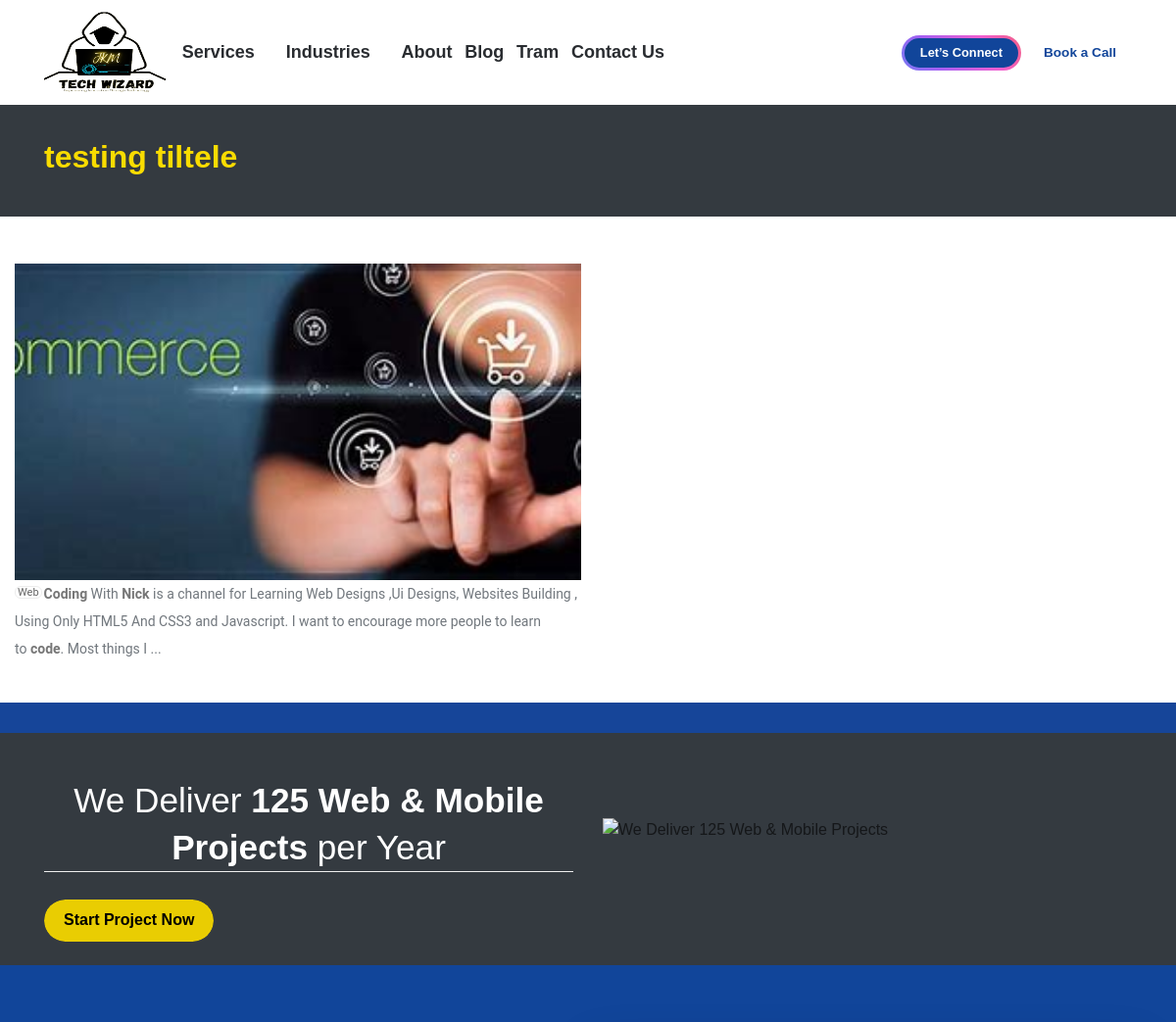
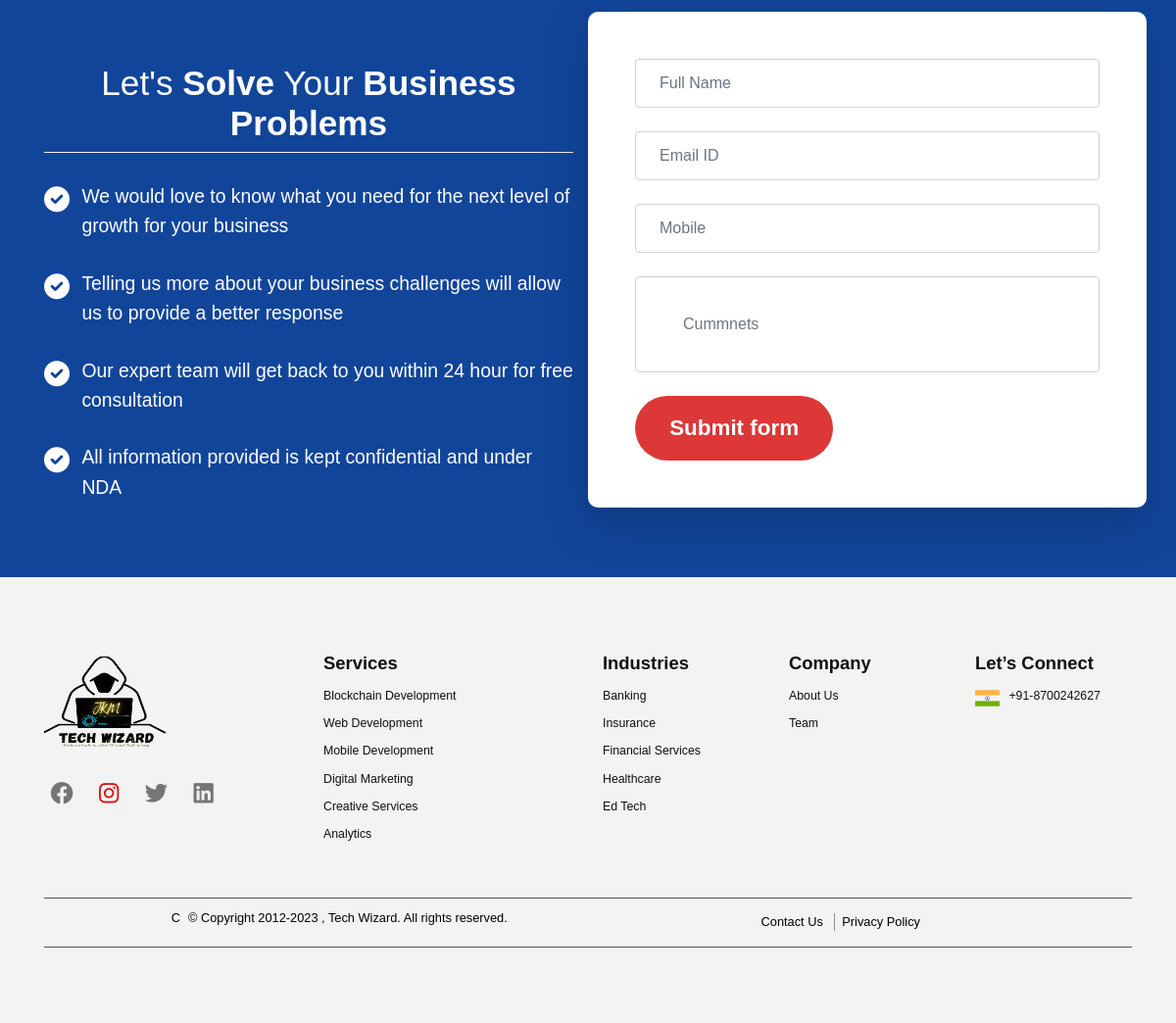
Screenshot of /blogs/testing-tiltele with the database file from the repository (2 pictures, top to bottom).
### intapp/models.py (models this page shows)
class Blog(models.Model):
    blog_image=models.ImageField(upload_to="letestblog/", max_length=500)
    blog_title=models.CharField(max_length=250)
    blog_alt_name=models.CharField(max_length=500)
    blog_meta_discreption=models.CharField(max_length=500,null=True)
    blog_meta_keyword=models.CharField(max_length=500,null=True)
    blog_content=FroalaField(null=True)
    slug=AutoSlugField(populate_from='blog_title', unique=True, max_length=1000)
    date=models.DateTimeField(auto_now=True)
    def __str__(self):
        return self.blog_title

### intapp/views.py (the view, shortened to what this page needs)
# urls.py: path('blogs/<slug>',blogs,name="blogs"),
def blogs(request,slug):
    mesej=""
    blogsfl=Blog.objects.filter(slug=slug).first()
    print(blogsfl)
    return render(request,"blogs.html",{"blog_obj":blogsfl,"mesej":mesej})

### templates/blogs.html (shortened to what this page needs)
{% extends 'insorance_base.html' %}
{% block insorance_service_body %}
<section id="hero-inner">
    <div class="hero-inner-wrapper">
        <div class="hero-inner-container bg-dark">
            <div class="container">
                <div class="row">
                    <div class="col-md-12">
                        <h2>{{blog_obj.blog_title}}</h2>
                    </div>
                </div>
            </div>
        </div>
    </div>
</section>
<div class="col-md-8 my-5">
    <article class="blog-post">
            <img src="/{{blog_obj.blog_image}}" class="img-fluid w-75" alt="{{blog_obj.blog_alt_name}}"><br>
        <div class="w-75">
            <p class="container-fluid justify-content-center w-75">{{blog_obj.blog_content|safe}}</p><br>
        </div>
    </article>
</div>
{% endblock insorance_service_body %}

### templates/insorance_base.html (shortened to what this page needs)
<!doctype html>
<html lang="en">
<head>
    {% include "headerlinks.html" %}
</head>
<body class="home page-template page-template-front-page page-template-front-page-php page page-id-18565">
    <header id="header" class="fixed-top header-innr">
        <div class="container d-flex align-items-center">
            <div class="logo">
                <a href="/" class="logo-brand"
                    title="Indus Net Technology - Award Winning Full Stack Digital Service Company">
                    <figure>
                        <img src="/static/01bf24e0-b207-4864-9ca0-cd6aba42591a-removebg-preview.png"
                            alt="Logo" id="logommg">
                    </figure>
                </a>
            </div>
            <div id="fn_nev">
                {% include 'nev.html' %}
            </div>
            <a onclick="fm()" class="lets-connect-btn btn btn-primary btn-innr ml-auto scrollto"
                title="Let’s Connect">Let’s Connect</a>
            <a href="tel:+918700242627" class="book-call-btn btn btn-secondary btn-innr-2"
                title="Book a Call">Book a Call</a>
        </div>
    </header>
    {% block insorance_service_body %}
    {% endblock insorance_service_body  %}
    <section id="wedeliver" class="wedeliver bg-dark">
        <div class="container">
            <div class="row">
                <div class="col-md-6">
                    <div class="section-title">
                        <h2>We Deliver <strong>125 Web &#038; Mobile Projects</strong> per Year</h2>
                    </div>
                    <a type="button" onclick="fm()" class="btn btn-primary start-project-btn scrollto"
                        title="Start Project Now">Start Project Now</a>
                </div>
                <div class="col-md-6">
                    <figure class="img-wrapper">
                                            <img src="https://www.indusnet.co.in/site/wp-content/uploads/2021/08/img-we-deliver.png" class="img-fluid" width="612"
                            height="527" alt="We Deliver 125 Web &amp; Mobile Projects" />
                                        </figure>
                </div>
            </div>
        </div>
        </div><br>
    </section>
    {% include 'formlink.html' %}
    {% include 'footerlinks.html' %}
</body>
</html>

### templates/headerlinks.html (shortened to what this page needs)
<link rel="stylesheet" href="/static/css/fm.css">
<link rel="stylesheet" href="/static/css/x1.css">
<link rel="stylesheet" href="/static/css/blog.css">
<link rel="stylesheet" href="/static/css/extrano.css">
<link rel="stylesheet" href="https://cdnjs.cloudflare.com/ajax/libs/font-awesome/6.0.0/css/all.min.css" />

### templates/nev.html (shortened to what this page needs)
<nav class="nav-menu d-none d-lg-block">
    <ul id="menu-header-menu" class="">
        <li id="menu-item-21037"
            class="drop-down menu-item menu-item-type-post_type menu-item-object-page menu-item-has-children menu-item-21037">
            <a title="Services" href="/service">Services</a>
        </li>
        <li id="menu-item-21052"
            class="drop-down menu-item menu-item-type-post_type menu-item-object-page menu-item-has-children menu-item-21052">
            <a title="Industries" href="/industries">Industries</a>
        </li>
        <li id="menu-item-21044"
            class="menu-item menu-item-type-post_type menu-item-object-page menu-item-21044"><a
                title="Career" href="/about-us">About</a></li>
        <li id="menu-item-21044"
            class="menu-item menu-item-type-post_type menu-item-object-page menu-item-21044"><a
                title="Career" href="/blog">Blog</a></li>
        <li id="menu-item-21056"
            class="menu-item menu-item-type-post_type menu-item-object-page menu-item-21056"><a
                title="Success Stories" href="/team">Tram</a></li>
        <li id="menu-item-21046"
            class="menu-item menu-item-type-post_type menu-item-object-page menu-item-21046"><a
                title="Contact Us" href="/contact-us">Contact Us</a></li>
    </ul>
</nav>

### templates/formlink.html (shortened to what this page needs)
<section class="connectus" id="connectus">
    <div class="container">
        <div class="row">
            <div class="col-md-6 info">
                <div class="section-title">
                    <h2>Let's <strong>Solve</strong> Your <strong>Business Problems</strong></h2>
                </div>
                <ul>
                    <li>We would love to know what you need for the next level of growth for your business</li>
                    <li>Telling us more about your business challenges will allow us to provide a better response
                    </li>
                    <li>Our expert team will get back to you within 24 hour for free consultation</li>
                    <li>All information provided is kept confidential and under NDA</li>
                </ul>
            </div>
            <div class="col-md-5 form shadow-lg bg-white p-5" style="height:100%;border-radius: 10px;">
                <form id="rend" class="row g-3" method="post">
                    <div class="col-md-12">
                        <input type="text" class="form-control p-4" name="fullnamej" id="jssender_name" required
                            placeholder="Full Name">
                        <br>
                    </div>
                    <div class="col-md-12">
                        <input type="Email" class="form-control p-4" name="Email_id" id="jssender_eid" required
                            placeholder="Email ID">
                        <br>
                    </div>
                    <div class="col-md-12">
                        <input type="text" class="form-control p-4" name="phonen" id="jssender_nm" required
                            placeholder="Mobile">
                        <br>
                    </div>
                    <div class="col-md-12">
                        <input type="text" class="form-control p-5" name="textform" id="jssender_cument" required
                            placeholder="Cummnets">
                        <br>
                    </div>
                    <div class="col-10">
                        <button class="btn" onclick="sm()" type="button" style="background-color:#dd3737;">Submit form</button>
                    </div>
                </form>
            </div>
        </div>
    </div>
</section>

### templates/footerlinks.html (shortened to what this page needs)
<footer id="footer">
    <div class="footer-top">
        <div class="container">
            <div class="row">
                <div class="col-lg-3 col-md-6 col-sm-6">
                    <div class="footer-info">
                        <figure>
                            <img src="/static/01bf24e0-b207-4864-9ca0-cd6aba42591a-removebg-preview.png"
                            alt="Logo" id="logommg">
                        </figure>
                        <div class="social-links">
                            <a href="https://www.facebook.com/jkmtechwizard" target="_blank" class="facebook"
                                title="Check Our FaceBook Page"><i class="fa-brands fa-facebook"></i></a>
                            <a href="https://www.instagram.com/darshan.digital/" target="_blank"  title="Check Our Instagram Page"><i class="fa-brands fa-instagram fa-beat-fade" style="color: #dd0e0e;"></i></a>
                            <a href="https://twitter.com/digitaldarshan7" target="_blank" class="twitter"
                                title="Follow us in Twitter"><i class="fa-brands fa-twitter"></i></a>
                            <a href="https://www.linkedin.com/company/jkm-tech-wizard/" target="_blank"
                                class="linkedin" title="Connect with us in LinkedIn"><i class="fa-brands fa-linkedin"></i></a>
                        </div>
                    </div>
                </div>
                <div class="col-lg-3 col-md-6 col-sm-6 footer-links">
                    <h4>Services</h4>
                    <ul id="menu-services-menu">
                        <li id="menu-item-22211"
                            class="menu-item menu-item-type-post_type menu-item-object-page menu-item-22211"><a
                                href="/blockchain">Blockchain Development</a></li>
                        <li id="menu-item-21070"
                            class="menu-item menu-item-type-post_type menu-item-object-page menu-item-21070"><a
                                title="Web Development" href="/web-development">Web
                                Development</a></li>
                        <li id="menu-item-21067"
                            class="menu-item menu-item-type-post_type menu-item-object-page menu-item-21067"><a
                                title="Mobile Development" href="/phone-devlopment">Mobile Development</a></li>
                        <li id="menu-item-21066"
                            class="menu-item menu-item-type-post_type menu-item-object-page menu-item-21066"><a
                                title="Digital Marketing" href="/digital-marketing">Digital Marketing</a></li>
                        <li id="menu-item-21064"
                            class="menu-item menu-item-type-post_type menu-item-object-page menu-item-21064"><a
                                title="Creative Services" href="/creative-services">Creative Services</a></li>
                        <li id="menu-item-21062"
                            class="menu-item menu-item-type-post_type menu-item-object-page menu-item-21062"><a
                                title="Analytics" href="/analytics">Analytics</a></li>
                    </ul>
                </div>
                <div class="col-lg-2 col-md-6 col-sm-6 footer-links">
                    <h4>Industries</h4>
                    <ul id="menu-industries-menu" class="">
                        <li id="menu-item-21071"
                            class="menu-item menu-item-type-post_type menu-item-object-page menu-item-21071"><a
                                title="Banking" href="/benking">Banking</a></li>
                        <li id="menu-item-21074"
                            class="menu-item menu-item-type-post_type menu-item-object-page menu-item-21074"><a
                                title="Insurance" href="/insurance">Insurance</a></li>
                        <li id="menu-item-21072"
                            class="menu-item menu-item-type-post_type menu-item-object-page menu-item-21072"><a
                                title="Financial Services" href="/financial-services">Financial Services</a></li>
                        <li id="menu-item-21116"
                            class="menu-item menu-item-type-post_type menu-item-object-page menu-item-21116"><a
                                href="/healthcare">Healthcare</a></li>
                        <li id="menu-item-21696"
                            class="menu-item menu-item-type-post_type menu-item-object-page menu-item-21696"><a
                                title="Ed Tech" href="/Ed-tuch">Ed Tech</a></li>
                    </ul>
                </div>
                <div class="col-lg-2 col-md-6 col-sm-6 footer-links">
                    <h4>Company</h4>
                    <ul id="menu-company-menu" class="">
                        <li id="menu-item-21078"
                            class="menu-item menu-item-type-post_type menu-item-object-page menu-item-21078"><a
                                title="About Us" href="/about-us">About Us</a></li>
                        <li id="menu-item-21084"
                            class="menu-item menu-item-type-post_type menu-item-object-page menu-item-21084"><a
                                title="Team" href="/team">Team</a></li>
                    </ul>
                </div>
                <div class="col-lg-2 col-md-6 col-sm-6 footer-links lets-connect">
                    <h4>Let’s Connect</h4>
                    <ul class="sales">
                        <li class="india">
                            <a href="tel:+918700242627" data-rel="external" title="Call: +91-8700242627">
                                <figure>
                                </figure>
                                +91-8700242627
                            </a>
                        </li>
                    </ul>
                </div>
            </div>
        </div>
    </div>
    <div class="container">
        <div class="copyright">
            <div class="row">
                <div class="col-md-11">
                    <div class="col-md-6">
                        <div class="credits">
                            <p>C</p>
                            <p>&copy; Copyright 2012-2023
                                , Tech Wizard. All rights reserved.
                            </p>
                        </div>
                    </div>
                    <div class="col-md-6">
                        <ul id="menu-footer-menu" class="">
                            <li id="menu-item-21057"
                                class="menu-item menu-item-type-post_type menu-item-object-page menu-item-21057"><a
                                    title="Contact Us" href="/contact-us">Contact Us</a>
                            </li>
                            <li id="menu-item-21059"
                                class="menu-item menu-item-type-post_type menu-item-object-page menu-item-21059"><a
                                    title="Privacy Policy" href="/privacy-policy">Privacy
                                    Policy</a></li>
                        </ul>
                    </div>
                </div>
            </div>
        </div>
    </div>
</footer>

### rows the page displays
Blog: blog_title "testing tiltele", blog_image (picture), blog_content "Web Coding With Nick is a channel for Learning Web Designs ,Ui Designs, Websites Building , Using Only HTML5 And CSS3 and Javascript. I want to encourage more people to learn to code . Most things I ..."
